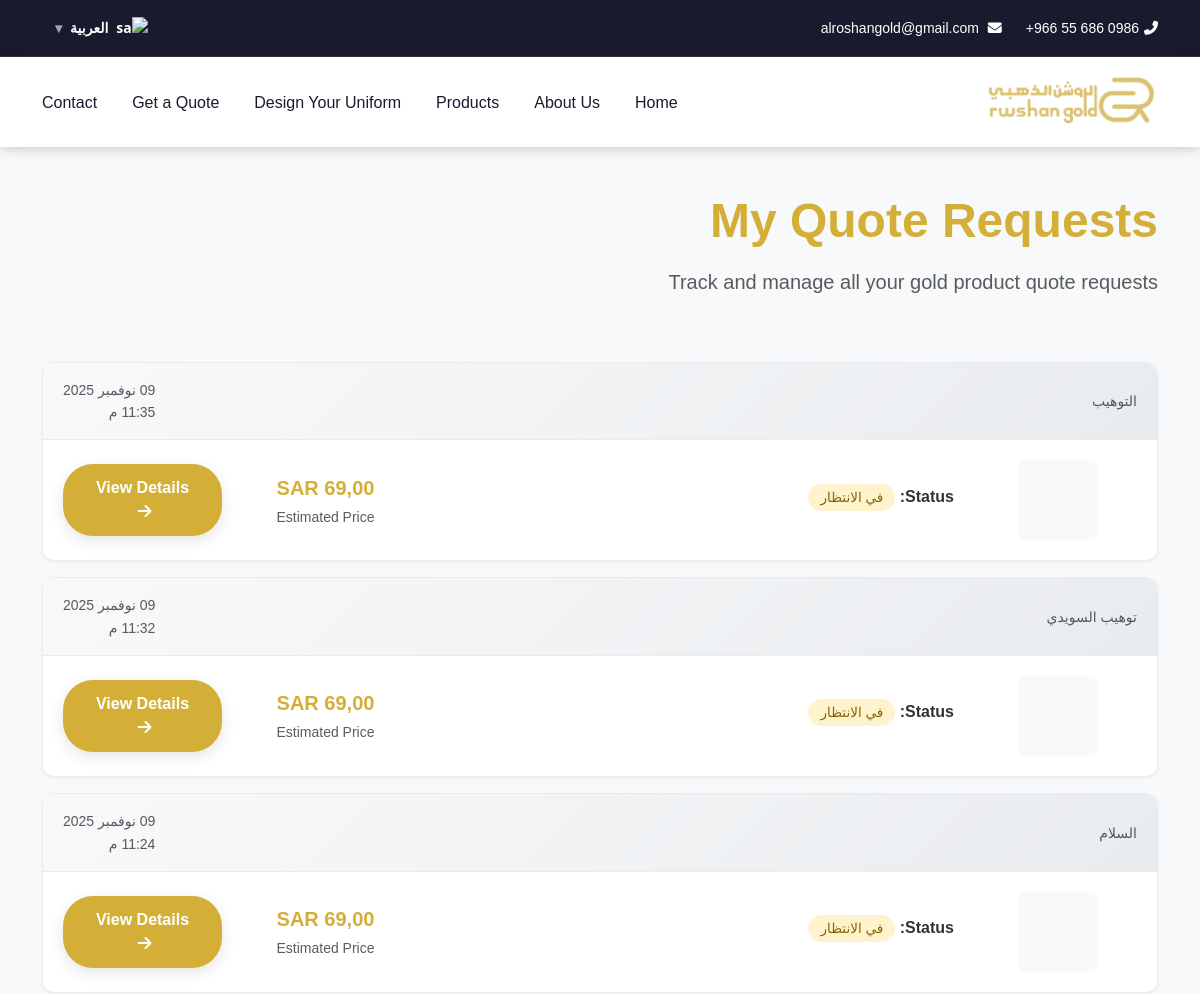
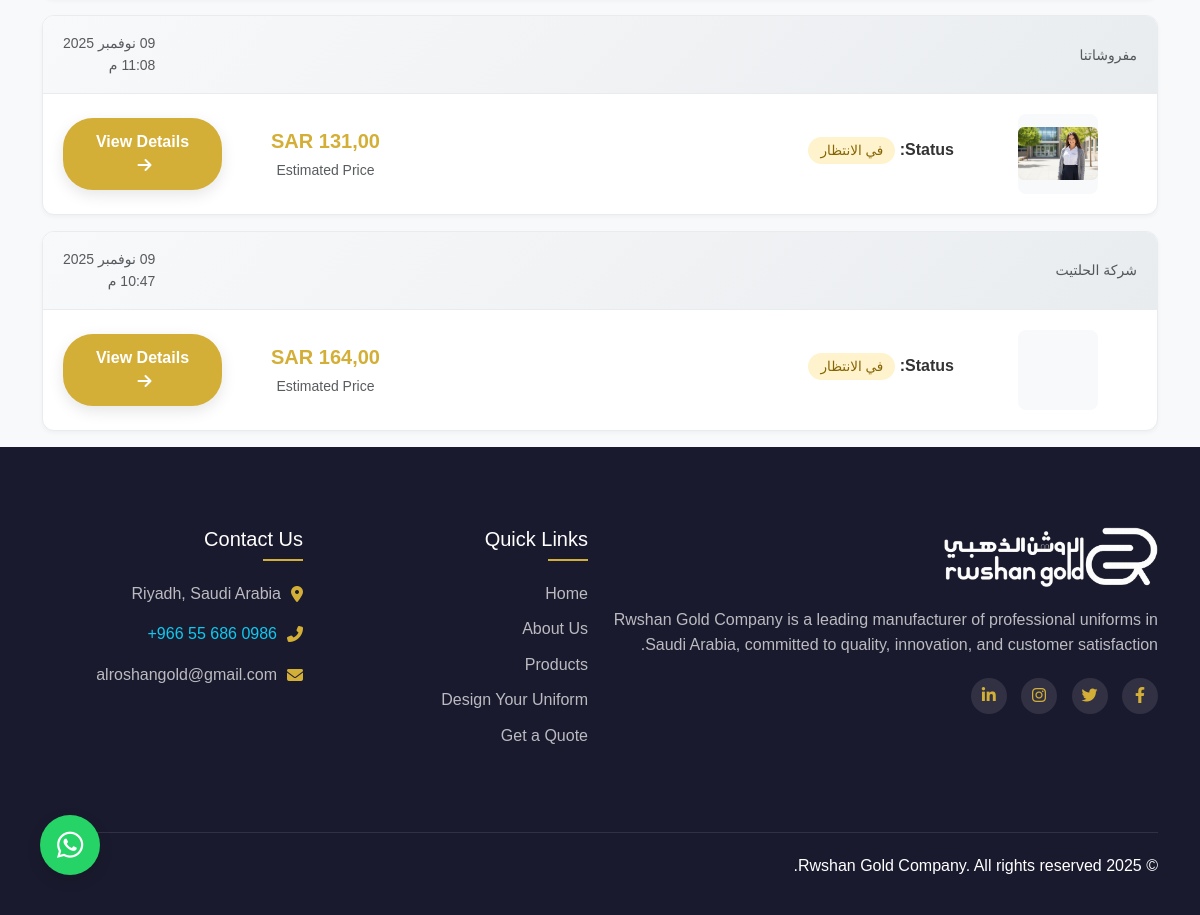
The app's page /quotes/list/ (signed in) with its own data (2 pictures, top to bottom).
### quotes/models/quote_models.py (models this page shows, shortened)
class QuoteRequest(models.Model):
    STATUS_CHOICES = [
        ('pending', _('في الانتظار')),
        ('contacted', _('تم الاتصال')),
        ('quoted', _('مقتبس')),
        ('completed', _('اكتمل')),
        ('cancelled', _('ملغي')),
    ]
    LOGO_COMPLEXITY_CHOICES = [
        ('simple', _('بسيط')),
        ('medium', _('متوسط')),
        ('complex', _('معقد')),
    ]
    session_key = models.CharField(max_length=40, blank=True, null=True)
    user = models.ForeignKey(settings.AUTH_USER_MODEL, on_delete=models.CASCADE, null=True, blank=True)
    product = models.ForeignKey(Product, on_delete=models.CASCADE, verbose_name=_("Product"))
    fabric = models.ForeignKey(FabricOption, on_delete=models.CASCADE, verbose_name=_("Fabric"))
    color = models.ForeignKey(ColorOption, on_delete=models.CASCADE, verbose_name=_("Color"))
    quantity = models.PositiveIntegerField(_("Quantity"))
    logo_complexity = models.CharField(_("Logo Complexity"), max_length=20, choices=LOGO_COMPLEXITY_CHOICES)
    company_name = models.CharField(_("Company Name"), max_length=100)
    contact_person = models.CharField(_("Contact Person"), max_length=100)
    email = models.EmailField(_("Email"))
    phone = models.CharField(_("Phone"), max_length=20)
    notes = models.TextField(_("Notes"), blank=True)
    status = models.CharField(_("Status"), max_length=20, choices=STATUS_CHOICES, default='pending')
    estimated_price = models.DecimalField(_("Estimated Price"), max_digits=10, decimal_places=2, null=True, blank=True)
    created_at = models.DateTimeField(_("Created At"), auto_now_add=True)
    updated_at = models.DateTimeField(_("Updated At"), auto_now=True)
    quote_id = models.CharField(max_length=20, unique=True, blank=True)
    class Meta:
        verbose_name = _("Quote Request")
        verbose_name_plural = _("Quote Requests")
        ordering = ['-created_at']

### products/models/product_models.py (models this page shows, shortened)
class Product(TranslatableModel):
    translations = TranslatedFields(
        name = models.CharField(_("Name"), max_length=100),
        description = models.TextField(_("Description"), blank=True),
    )
    slug = models.SlugField(_("Slug"), max_length=100, unique=True)
    category = models.ForeignKey(ProductCategory, on_delete=models.CASCADE, related_name='products')
    base_price = models.DecimalField(_("Base Price"), max_digits=10, decimal_places=2)
    image = models.ImageField(_("Image"), upload_to='products/')
    fabric = models.ForeignKey(FabricOption, on_delete=models.PROTECT, null=True, blank=True)
    color = models.ForeignKey(ColorOption, on_delete=models.PROTECT, null=True, blank=True)
    class Meta:
        verbose_name = _("Product")
        verbose_name_plural = _("Products")

### quotes/views/quote_views.py (the view)
# urls.py: path('list/', views.QuoteListView.as_view(), name='list'),
class QuoteListView(ListView):
    model = QuoteRequest
    template_name = 'quotes/list.html'
    context_object_name = 'quotes'
    paginate_by = 10
    def get_queryset(self):
        if self.request.user.is_authenticated:
            return QuoteRequest.objects.filter(user=self.request.user)
        else:
            if self.request.session.session_key:
                return QuoteRequest.objects.filter(session_key=self.request.session.session_key)
            else:
                return QuoteRequest.objects.none()

### templates/quotes/list.html (shortened to what this page needs)
{% extends 'base.html' %}
{% load i18n static %}
{% block content %}
<div class="container py-8">
    <div class="row mb-5">
        <div class="col-12">
            <h1 class="display-5 fw-bold mb-3 gold-text">{% trans "My Quote Requests" %}</h1>
            <p class="lead text-muted">{% trans "Track and manage all your gold product quote requests" %}</p>
        </div>
    </div>
    {% if quotes %}
        <div class="row">
            <div class="col-12">
                {% for quote in quotes %}
                <div class="quote-card">
                    <div class="quote-card-header d-flex justify-content-between align-items-center">
                        <div>
                            <small class="text-muted">{{ quote.company_name }}</small>
                        </div>
                        <div class="text-end">
                            <div class="text-muted small">{{ quote.created_at|date:"d M Y" }}</div>
                            <div class="text-muted small">{{ quote.created_at|date:"h:i A" }}</div>
                        </div>
                    </div>
                    <div class="quote-card-body">
                        <div class="row align-items-center">
                            <div class="col-md-2 text-center mb-3 mb-md-0">
                                <div class="product-image mx-auto">
                                    {% if quote.product.image %}
                                        <img src="{{ quote.product.image.url }}" alt="{{ quote.product.name }}" class="img-fluid rounded" style="max-height: 80px; object-fit: contain;">
                                    {% else %}
                                        <i class="fas fa-gem fa-2x"></i>
                                    {% endif %}
                                </div>
                            </div>
                            <div class="col-md-6 mb-3 mb-md-0">
                                <div class="mb-2">
                                    <span class="fw-semibold">{% trans "Status" %}:</span>
                                    {% if quote.status == 'pending' %}
                                        <span class="status-badge status-pending ms-2">{{ quote.get_status_display }}</span>
                                    {% elif quote.status == 'processing' %}
                                        <span class="status-badge status-processing ms-2">{{ quote.get_status_display }}</span>
                                    {% elif quote.status == 'completed' %}
                                        <span class="status-badge status-completed ms-2">{{ quote.get_status_display }}</span>
                                    {% elif quote.status == 'rejected' %}
                                        <span class="status-badge status-rejected ms-2">{{ quote.get_status_display }}</span>
                                    {% else %}
                                        <span class="status-badge ms-2">{{ quote.get_status_display }}</span>
                                    {% endif %}
                                </div>
                            </div>
                            <div class="col-md-2 text-center mb-3 mb-md-0">
                                {% if quote.estimated_price %}
                                <div class="price-tag">{{ quote.estimated_price }} SAR</div>
                                <small class="text-muted">{% trans "Estimated Price" %}</small>
                                {% else %}
                                <div class="text-muted">{% trans "Pending Estimate" %}</div>
                                {% endif %}
                            </div>
                            <div class="col-md-2 text-center">
                                <a href="{% url 'quotes:detail' quote.id %}" class="btn btn-outline-primary btn-sm">
                                    {% trans "View Details" %} <i class="fas fa-arrow-right ms-1"></i>
                                </a>
                            </div>
                        </div>
                    </div>
                </div>
                {% endfor %}
            </div>
        </div>
    {% endif %}
</div>
{% endblock %}

### templates/base.html (shortened to what this page needs)
{% load i18n static %}
<!DOCTYPE html>
<html lang="{{ LANGUAGE_CODE }}" dir="{% if LANGUAGE_CODE == 'ar' %}rtl{% else %}ltr{% endif %}">
<head>
    {% if LANGUAGE_CODE == 'ar' %}
    <link href="https://cdnjs.cloudflare.com/ajax/libs/font-tajawal/2.0.0/css/tajawal.min.css" rel="stylesheet">
    {% else %}
    <link href="https://fonts.googleapis.com/css2?family=Poppins:wght@300;400;500;600;700;800&display=swap" rel="stylesheet">
    {% endif %}
    <link href="https://cdn.jsdelivr.net/npm/bootstrap@5.3.0/dist/css/bootstrap.min.css" rel="stylesheet">
    <link rel="stylesheet" href="https://cdnjs.cloudflare.com/ajax/libs/font-awesome/6.4.0/css/all.min.css">
    <link rel="stylesheet" href="{% static 'css/main.css' %}">
    <link rel="stylesheet" href="{% static 'css/configurator.css' %}">
</head>
<body>
    <header class="main-header">
        <div class="header-top d-none d-lg-block">
            <div class="container">
                <div class="row align-items-center">
                    <div class="col-md-6">
                        <div class="contact-info">
                            <a href="tel:+966556860986">
                                <i class="fas fa-phone-alt"></i>0986 686 55 966+
                            </a>
                            <a href="mailto:alroshangold@gmail.com">
                                <i class="fas fa-envelope"></i> alroshangold@gmail.com
                            </a>
                        </div>
                    </div>
                    <div class="col-md-6 text-start">
                        {% include 'includes/language_switcher.html' %}
                    </div>
                </div>
            </div>
        </div>
        <div class="header-main">
            <div class="container">
                <div class="row align-items-center">
                    <div class="col-6 col-lg-3">
                        <div class="logo">
                            <a href="{% url 'core:home' %}">
                                <img src="{% static 'images/logo.png' %}" alt="Rwshan Gold Company" class="img-fluid">
                            </a>
                        </div>
                    </div>
                    <div class="col-6 col-lg-9">
                        <nav class="main-nav">
                            <ul class="nav-menu">
                                <li><a href="{% url 'core:home' %}">{% trans "Home" %}</a></li>
                                <li><a href="{% url 'core:about' %}">{% trans "About Us" %}</a></li>
                                <li class="dropdown">
                                    <a href="{% url 'products:category_list' %}">{% trans "Products" %}</a>
                                </li>
                                <li><a href="{% url 'configurator:start' %}">{% trans "Design Your Uniform" %}</a></li>
                                <li><a href="{% url 'quotes:calculator' %}">{% trans "Get a Quote" %}</a></li>
                                <li><a href="{% url 'contact:contact' %}">{% trans "Contact" %}</a></li>
                            </ul>
                        </nav>
                    </div>
                </div>
            </div>
        </div>
    </header>
    <main>
        {% block content %}{% endblock %}
    </main>
    <footer class="main-footer">
        <div class="container">
            <div class="footer-content">
                <div class="row">
                    <div class="col-lg-6 col-md-6 mb-4">
                        <div class="footer-about">
                            <div class="footer-logo">
                                <img src="{% static 'images/logo-white3.png' %}" alt="Rwshan Gold Company">
                            </div>
                            <p>{% trans "Rwshan Gold Company is a leading manufacturer of professional uniforms in Saudi Arabia, committed to quality, innovation, and customer satisfaction." %}</p>
                            <div class="social-links">
                                <a href="#"><i class="fab fa-facebook-f"></i></a>
                                <a href="#"><i class="fab fa-twitter"></i></a>
                                <a href="#"><i class="fab fa-instagram"></i></a>
                                <a href="#"><i class="fab fa-linkedin-in"></i></a>
                            </div>
                        </div>
                    </div>
                    <div class="col-lg-3 col-md-6 mb-4">
                        <div class="footer-links">
                            <h3>{% trans "Quick Links" %}</h3>
                            <ul>
                                <li><a href="{% url 'core:home' %}">{% trans "Home" %}</a></li>
                                <li><a href="{% url 'core:about' %}">{% trans "About Us" %}</a></li>
                                <li><a href="{% url 'products:category_list' %}">{% trans "Products" %}</a></li>
                                <li><a href="{% url 'configurator:start' %}">{% trans "Design Your Uniform" %}</a></li>
                                <li><a href="{% url 'quotes:calculator' %}">{% trans "Get a Quote" %}</a></li>
                            </ul>
                        </div>
                    </div>
                    <div class="col-lg-3 col-md-6 mb-4">
                        <div class="footer-contact">
                            <h3>{% trans "Contact Us" %}</h3>
                            <ul>
                                <li>
                                    <i class="fas fa-map-marker-alt"></i>
                                    <span>{% trans "Riyadh, Saudi Arabia" %}</span>
                                </li>
                                <li>
                                    <i class="fas fa-phone-alt"></i>
                                    <a href="tel:+966556860986" class="text-info">0986 686 55 966+</a>
                                </li>
                                <li>
                                    <i class="fas fa-envelope"></i>
                                    <a href="mailto:alroshangold@gmail.com">alroshangold@gmail.com</a>
                                </li>
                            </ul>
                        </div>
                    </div>
                </div>
            </div>
            <div class="footer-bottom">
                <div class="row">
                    <div class="col-md-6">
                        <p>&copy; {% now "Y" %} {% trans "Rwshan Gold Company. All rights reserved." %}</p>
                    </div>
                </div>
            </div>
        </div>
    </footer>
    <a href="https://wa.me/966556860986" class="whatsapp-float" target="_blank">
        <i class="fab fa-whatsapp"></i>
    </a>
</body>
</html>

### templates/includes/language_switcher.html (shortened to what this page needs)
{% load i18n static %}
<div class="language-switcher {% if request.LANGUAGE_CODE == 'ar' %}rtl{% endif %}" id="langSwitcher">
  <button type="button" class="lang-toggle" id="langToggle">
    {% if request.LANGUAGE_CODE == 'ar' %}
      <img src="https://flagcdn.com/w20/sa.png" alt="sa"> العربية
    {% else %}
      <img src="https://flagcdn.com/w20/us.png" alt="us"> English
    {% endif %}
    <span style="margin-left:auto; opacity:.6;">▾</span>
  </button>
</div>

### templates/quotes/list.html (style rules this page uses)
.quote-card { border-radius: 12px; border: 1px solid #e9ecef; transition: all 0.3s ease; box-shadow: 0 2px 4px rgba(0,0,0,0.04); margin-bottom: 16px; background: white; overflow: hidden; }
.quote-card-header { background: linear-gradient(135deg, #f8f9fa 0%, #e9ecef 100%); padding: 16px 20px; border-bottom: 1px solid #e9ecef; }
.quote-card-body { padding: 20px; }
.status-badge { padding: 6px 12px; border-radius: 20px; font-size: 0.85rem; font-weight: 500; }
.status-pending { background-color: #fff3cd; color: #856404; }
.price-tag { font-size: 1.25rem; font-weight: 600; color: #d4af37; }
.product-image { width: 80px; height: 80px; object-fit: cover; border-radius: 8px; background-color: #f8f9fa; display: flex; align-items: center; justify-content: center; color: #6c757d; }
.gold-text { color: #d4af37; }

### templates/includes/language_switcher.html (style rules this page uses)
.language-switcher { position: relative; display: inline-block; font-family: "Segoe UI", Tahoma, Arial, sans-serif; }
.lang-toggle { display:flex; gap:8px; align-items:center; padding:8px 12px; border-radius:8px; border:1px solid transparent; background:transparent; cursor:pointer; color:#fff; font-weight:600; }

### records on screen
QuoteRequest: company_name "التوهيب", created_at "09 نوفمبر 2025", created_at "11:35 م", status "في الانتظار"
QuoteRequest: company_name "توهيب السويدي", created_at "09 نوفمبر 2025", created_at "11:32 م", status "في الانتظار"
QuoteRequest: company_name "السلام", created_at "09 نوفمبر 2025", created_at "11:24 م", status "في الانتظار"
QuoteRequest: company_name "مفروشاتنا", created_at "09 نوفمبر 2025", created_at "11:08 م", product.image (picture), status "في الانتظار"
QuoteRequest: company_name "شركة الحلتيت", created_at "09 نوفمبر 2025", created_at "10:47 م", status "في الانتظار"
